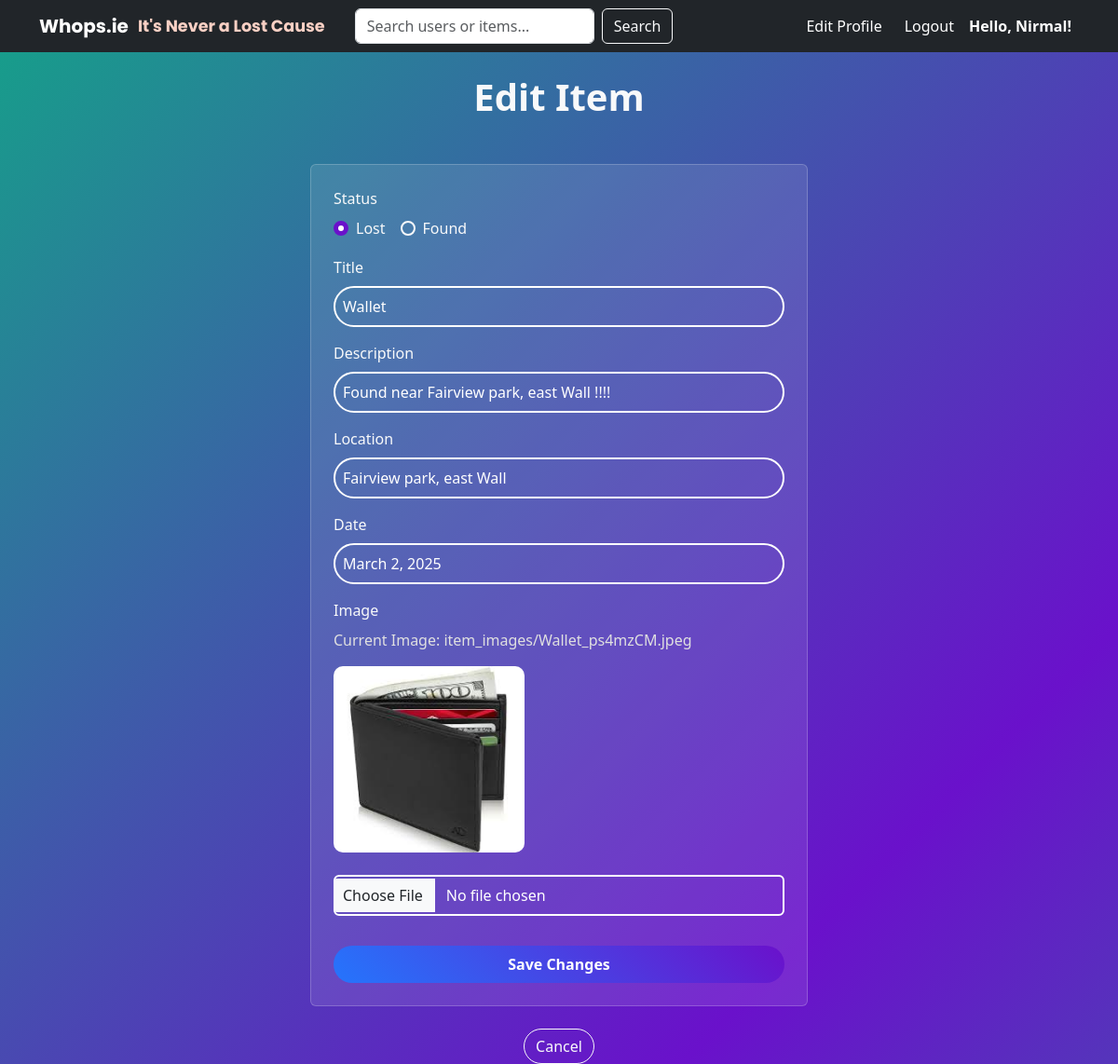
Page /edit-item/10/ (signed in) on the committed database.
### lf_box/models.py (models this page shows, shortened)
class Item(models.Model):
    STATUS_CHOICES = [('L', 'Lost'),('F', 'Found'),]
    title = models.CharField(max_length=100)
    description = models.TextField()
    location = models.CharField(max_length=100)
    date = models.DateField()
    image = models.ImageField(upload_to='item_images/')               #Django will save the image to the given path and save the image path to DB
    status = models.CharField(max_length=1, choices=STATUS_CHOICES, default='L')  #status choice will be made from variable defined initially "STATUS_CHOICES".
    user = models.ForeignKey(User, on_delete=models.CASCADE)          #Links each Item to a USer that posted it.
    labels = models.CharField(max_length=100, blank=True, null=True)  #Allowing user field to be blank or null.

### lf_box/views.py (the view)
# urls.py: path('edit-item/<int:item_id>/', views.edit_items, name='edit_items'),
def edit_items(request, item_id):
    item = get_object_or_404(Item, id=item_id, user=request.user)
    profile = get_object_or_404(Profile, user=request.user)  # Get the user's profile
    if request.method == "POST":
        form = ItemForm(request.POST, request.FILES, instance=item)
        if form.is_valid():
            form.save()
            return redirect(reverse('view_profile', kwargs={'profile_id': profile.id}))
    else:
        form = ItemForm(instance=item)
    return render(request, 'lf_box/edit_item.html', {'form': form})

### lf_box/forms.py
class ItemForm(forms.ModelForm):
    class Meta:
        model = Item
        fields = ['title', 'description', 'location', 'date', 'image', 'status']

### lf_box/templates/lf_box/edit_item.html (shortened to what this page needs)
{% extends 'lf_box/base.html' %}
{% block content %}
<div class="container-fluid mt-4">
    <div class="row">
        <div class="col-md-6 offset-md-3">
            <div class="text-center mb-5">
                <h1 class="fw-bold" style="color: #f8f9fa;">Edit Item</h1>
            </div>
            <div class="card p-4 mb-4" style="background-color: rgba(255, 255, 255, 0.1); border: 1px solid rgba(255, 255, 255, 0.2);">
                <form method="post" enctype="multipart/form-data">
                    <div class="mb-3">
                        <label class="form-label" style="color: #f8f9fa;">Status</label>
                        <div class="d-flex gap-3">
                            <div class="form-check">
                                <input class="form-check-input" type="radio" name="status" id="status-lost" value="L"
                                       {% if form.status.value == "L" %}checked{% endif %}>
                                <label class="form-check-label" for="status-lost" style="color: #f8f9fa;">Lost</label>
                            </div>
                            <div class="form-check">
                                <input class="form-check-input" type="radio" name="status" id="status-found" value="F"
                                       {% if form.status.value == "F" %}checked{% endif %}>
                                <label class="form-check-label" for="status-found" style="color: #f8f9fa;">Found</label>
                            </div>
                        </div>
                    </div>
                    {% for field in form %}
                        {% if field.name != 'status' %}
                        <div class="mb-3">
                            <label for="{{ field.id_for_label }}" class="form-label" style="color: #f8f9fa;">{{ field.label }}</label>
                            {% if field.field.widget.input_type == 'file' %}
                                {% if field.value %}
                                    <div class="mb-2">
                                        <p style="color: #e0e0e0;">Current Image: {{ field.value }}</p>
                                        <img src="{{ field.value.url }}" alt="Current Image" class="img-fluid mb-3" style="border-radius: 10px; max-height: 200px;">
                                    </div>
                                {% endif %}
                                <input type="file" name="{{ field.name }}" id="{{ field.id_for_label }}"
                                       class="form-control bg-transparent text-white border-2 border-white p-2 input-field"
                                       style="transition: all 0.3s;">
                            {% else %}
                                <input type="{{ field.field.widget.input_type }}" name="{{ field.name }}" id="{{ field.id_for_label }}"
                                       class="form-control rounded-pill bg-transparent text-white border-2 border-white p-2 input-field"
                                       placeholder="Enter {{ field.label }}"
                                       value="{% if field.field.widget.input_type == 'date' %}{{ field.value|date:'Y-m-d' }}{% else %}{{ field.value|default_if_none:'' }}{% endif %}"
                                       style="transition: all 0.3s;">
                            {% endif %}
                        </div>
                        {% endif %}
                    {% endfor %}
                    <div class="text-center">
                        <button type="submit" class="btn w-100 rounded-pill p-2 fw-bold mt-3"
                                style="background: linear-gradient(45deg, #2575fc, #6a11cb); color: white; border: none; transition: all 0.3s;">
                            Save Changes
                        </button>
                    </div>
                </form>
            </div>
            <div class="text-center">
                <a href="{% url 'view_profile' request.user.profile.id %}" class="btn btn-outline-light rounded-pill">Cancel</a>
            </div>
        </div>
    </div>
</div>
{% endblock %}

### lf_box/templates/lf_box/base.html (shortened to what this page needs)
<!DOCTYPE html>
<html lang="en">
<head>
    <link href="https://cdn.jsdelivr.net/npm/bootstrap@5.3.0/dist/css/bootstrap.min.css" rel="stylesheet">
</head>
<body>
    {% if request.resolver_match.url_name != "login" %}
    <nav class="navbar navbar-expand-lg bg-dark navbar-dark">
        <div class="container">
            <a class="navbar-brand fw-bold" href="{% url 'home' %}">
                Whops.ie
                <span class="tagline">It's Never a Lost Cause</span>
            </a>
            <form class="d-flex mx-3" action="{% url 'search' %}" method="get">
                <input class="form-control me-2" type="search" name="q" placeholder="Search users or items..." aria-label="Search">
                <button class="btn btn-outline-light" type="submit">Search</button>
            </form>
            <div class="collapse navbar-collapse justify-content-end" id="navbarNav">
                <ul class="navbar-nav align-items-center">
                    {% if user.is_authenticated %}
                        <li class="nav-item">
                            <a class="nav-link" href="{% url 'edit_profile' %}">Edit Profile</a>
                        </li>
                        <li class="nav-item">
                            <a class="nav-link btn btn-outline-light ms-2" href="{% url 'logout' %}">Logout</a>
                        </li>
                        <li class="nav-item">
                            <span class="nav-link text-white fw-bold">Hello, {{ user.username }}!</span>
                        </li>
                    {% endif %}
                </ul>
            </div>
        </div>
    </nav>
    {% endif %}
    <div class="container mt-4">
        {% block content %}
        {% endblock %}
    </div>
</body>
</html>

### lf_box/templates/lf_box/base.html (style rules this page uses)
body { background: linear-gradient(135deg, #15a189, #6a11cb, #15a189, #15a189, #2575fc, #15a189); background-size: 400% 400%; animation: gradientBG 15s ease infinite; color: white; }
.navbar { background-color: rgba(0, 0, 0, 0.8); }
.navbar-brand, .navbar-nav .nav-link { color: #ffffff !important; }
.navbar-brand { display: flex; align-items: center; gap: 10px; font-family: 'Poppins', sans-serif; }
.tagline { font-size: 1.1rem; color: #fad0c4; font-family: 'Poppins', sans-serif; }

### lf_box/templates/lf_box/edit_item.html (style rules this page uses)
.form-check-input { background-color: transparent; border: 2px solid #f8f9fa; }
.form-check-input:checked { background-color: #6a11cb; border-color: #6a11cb; }
.btn-outline-light { transition: all 0.3s; }

### rows in the picture
Item: title "Wallet" "Found near Fairview park, east Wall !!!!" "Fairview park, east Wall" "March 2, 2025", value "item_images/Wallet_ps4mzCM.jpeg"

### other values in the picture
{{ user.username }} "Nirmal"
{{ field.label }} "Title" "Description" "Location" "Date" "Image"
